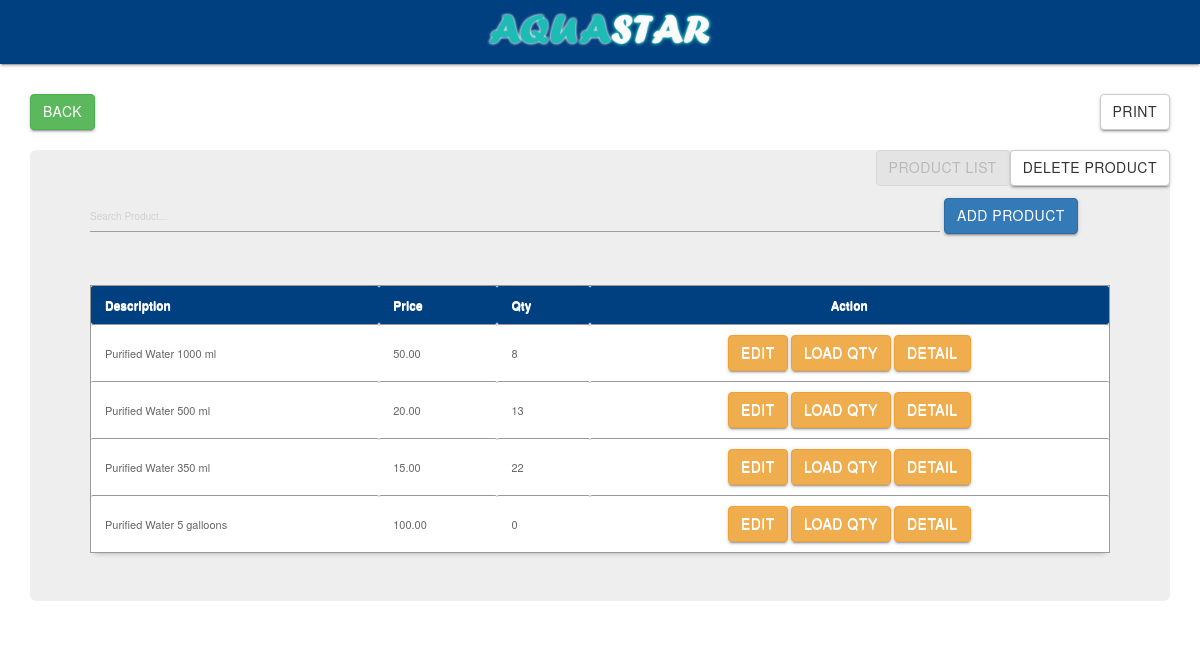
Screenshot of /main/products.php with the database file from the repository.
### tables this page shows
CREATE TABLE `products` (
  `product_id` int(11) NOT NULL AUTO_INCREMENT,
  `product_code` varchar(50) NOT NULL,
  `product_name` varchar(100) NOT NULL,
  `cost` varchar(100) NOT NULL,
  `price` varchar(100) NOT NULL,
  `supplier` varchar(100) NOT NULL,
  `qty` int(10) NOT NULL,
  `date_loaded` date NOT NULL,
  PRIMARY KEY (`product_id`)
);

### main/products.php (the view, shortened to what this page needs)
<html>
<head>
	<link rel="stylesheet" href="../css/materialize.min.css">
<link rel="stylesheet" href="../css/bootstrap.min.css">
<link href="../style01.css" media="screen" rel="stylesheet" type="text/css" />
<link href="src/facebox.css" media="screen" rel="stylesheet" type="text/css" />
</head>
<body>
<nav>
<div class="nav-wrapper">
<center>
	<a rel="facebox" href="#"><img src="aqrlogo.png" style="width:250px; height:60px" /></a>
</center>
</div>
</nav>
<p>
<div class="container">
		<br>
<a href="index.php" class="btn btn-success btn-xs-2x" style="float: none;">Back</a>
<a class="btn btn-default btn-xs-2x" rel="facebox" href="productprint.php" style="float: right">Print</a>
<br>
<br>
<a rel="facebox" href="productmng.php" class="btn btn-default" style="float: right;" >delete product</a>
<a href="products.php" class="btn btn-default" style="float: right;" disabled>product list</a>
<div class="jumbotron">
<input style="width:850px" type="text" name="filter" value="" id="filter" placeholder="Search Product..." autocomplete="off" />
<a rel="facebox" href="addproduct.php" class="btn btn-primary btn-sm-2x">Add Product</a><br><br>
<table id="resultTable" data-responsive="table">
	<thead>
		<tr>
			<th> Description </th>
			<th> Price </th>
			<th> Qty </th>
			<th><center> Action </center></th>
		</tr>
	</thead>
	<tbody>
			<?php
			function formatMoney($number, $fractional=false) {
					if ($fractional) {
						$number = sprintf('%.2f', $number);
					}
					while (true) {
						$replaced = preg_replace('/(-?\d+)(\d\d\d)/', '$1,$2', $number);
						if ($replaced != $number) {
							$number = $replaced;
						} else {
							break;
						}
					}
					return $number;
				}
				include('../connect.php');
				$result = $db->prepare("SELECT * FROM products ORDER BY product_id DESC");
				$result->execute();
				for($i=0; $row = $result->fetch(); $i++){
			?>
			<tr class="record">
			<td><?php echo $row['product_name']; ?></td>
			<td><?php
			$pprice=$row['price'];
			echo formatMoney($pprice, true);
			?></td>
			<td><?php echo $row['qty']; ?></td>
			<td><center><a rel="facebox" href="editproduct.php?id=<?php echo $row['product_id']; ?>" class="btn btn-warning btn-xs-2x"> Edit </a> <a rel="facebox" href="editproduct1.php?id=<?php echo $row['product_id']; ?>" class="btn btn-warning btn-xs-2x"> Load qty </a> <a rel="facebox" href="productdetail.php?id=<?php echo $row['product_id']; ?>" class="btn btn-warning btn-xs-2x"> detail </a> </center></td></tr>
			<?php
				}
			?>
	</tbody>
</table>
</div>
</div>
</body>
</html>

### style01.css (style rules this page uses)
#resultTable { border-collapse: separate; background-color: #FFFFFF; border-spacing: 0; max-width: auto; }
#resultTable { color: #666666; text-shadow: 0 1px 0 #FFFFFF; width: 100%; border: 1px solid #999999; box-shadow: 0 5px 5px -5px rgba(0, 0, 0, 0.3); margin-top: 13px; }
#resultTable thead tr th { background: none repeat scroll 0 0 #004080; color: white; padding: 10px 14px; text-align: left; border-top: 0 none; font-size: 12px; }
#resultTable tbody tr td { background-color: #FFFFFF; font-size: 11px; text-align: left; padding: 10px 14px; border-top: 1px solid #999999; }

### main/products.php (style rules this page uses)
body { background:url(body5.png); }
.nav-wrapper { background-color: #004080; color: white; }

### rows the page displays
products: product_name "Purified Water 1000 ml", price "50.00", qty "8"
products: product_name "Purified Water 500 ml", price "20.00", qty "13"
products: product_name "Purified Water 350 ml", price "15.00", qty "22"
products: product_name "Purified Water 5 galloons", price "100.00", qty "0"
